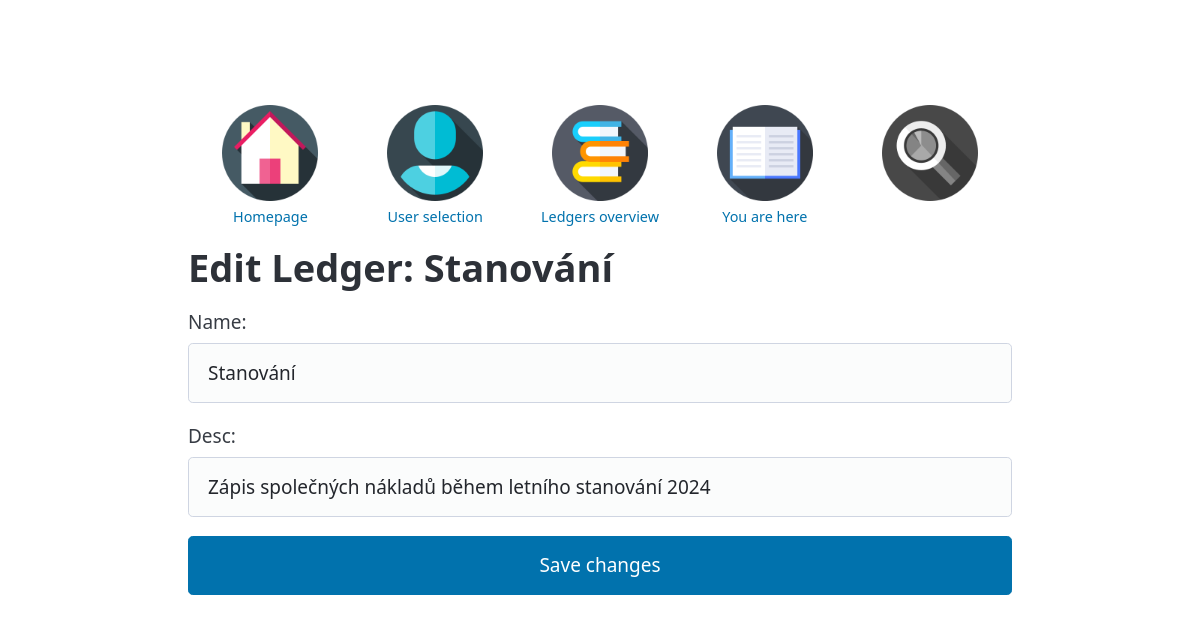
Before: /ledger_detail/2/3/edit/ with the older database file.
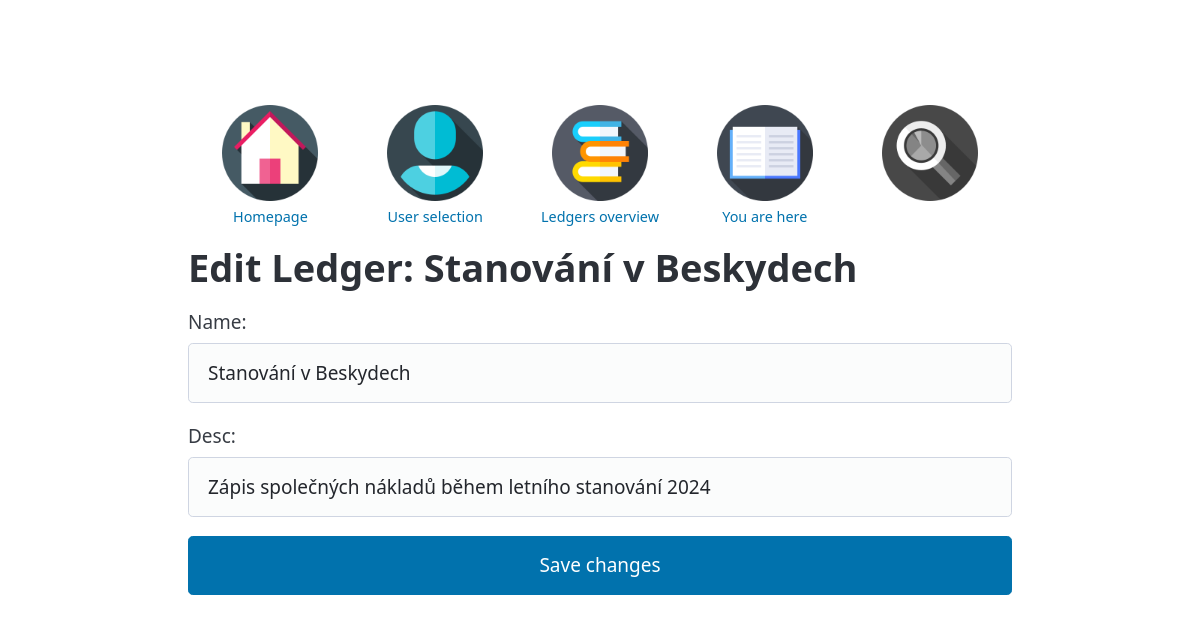
After: the same page with the newer database file.
### Bill_2_split/models.py (models this page shows, shortened)
class AbstractBase(models.Model):
    name = models.CharField(max_length=100)
    slug = models.SlugField(max_length=100, blank=True)
    desc = models.CharField(max_length=2000, blank=True)
    class Meta:
        abstract = True

class Ledger(AbstractBase):
    user = models.ForeignKey(User, on_delete=models.PROTECT)

### Bill_2_split/views.py (the view, shortened to what this page needs)
class LedgerEditView(UpdateView):
    model = Ledger
    template_name = 'Bill_2_split/ledger_edit.html'
    fields = ['name', 'desc']
    context_object_name = 'ledger'
    def get_object(self, queryset=None):
        ledger_pk = self.kwargs.get('ledger_pk')
        return get_object_or_404(Ledger, pk=ledger_pk)
    def get_context_data(self, **kwargs):
        context = super().get_context_data(**kwargs)
        user_id = self.kwargs.get('user_pk')
        context['user'] = get_object_or_404(User, pk=user_id)
        return context

### Bill_2_split/templates/Bill_2_split/ledger_edit.html (shortened to what this page needs)
{% extends 'Bill_2_split/_base.html' %}
{% block Bill_2_split_content %}
{% load static %}
<nav id="horni-nav">
    <ul>
        <li><a href="{% url 'Bill_2_split:IndexView' %}">
            <img src="{% static 'Bill_2_split/icons/home_page.png' %}"><span>Homepage</span></a></li>
        <li><a href="{% url 'Bill_2_split:UserView' %}">
            <img src="{% static 'Bill_2_split/icons/user.png' %}"><span>User selection</span></a></li>
        <li><a href="{% url 'Bill_2_split:ListOfLedgersView' user.pk %}">
            <img src="{% static 'Bill_2_split/icons/ledgers.png' %}"><span>Ledgers overview</span></a></li>
        <li><a href="{% url 'Bill_2_split:LedgerDetailView' ledger.pk user.pk %}">
            <img src="{% static 'Bill_2_split/icons/ledger.png' %}"><span>You are here</span></a></li>
        <li><a href=""><img src="{% static 'Bill_2_split/icons/bw_glass.png' %}"></a></li>
    </ul>
</nav>
<h1>Edit Ledger: {{ ledger.name }}</h1>
    <form action="{% url 'Bill_2_split:LedgerEditView' ledger.pk user.pk %}" method="POST">
        {{ form }}
        <button type="submit">Save changes</button>
    </form>
{% endblock %}

Changed rows visible on the page:
changed Ledger: name "Stanování" → "Stanování v Beskydech"
